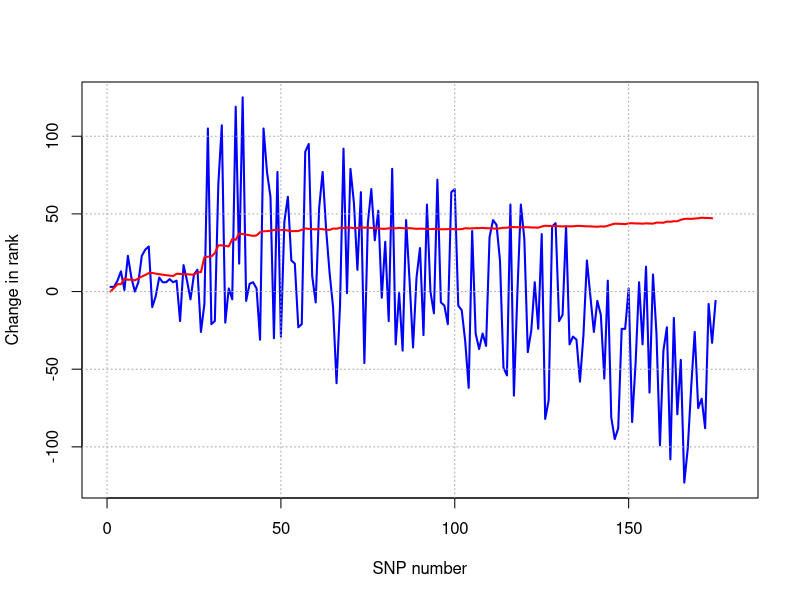
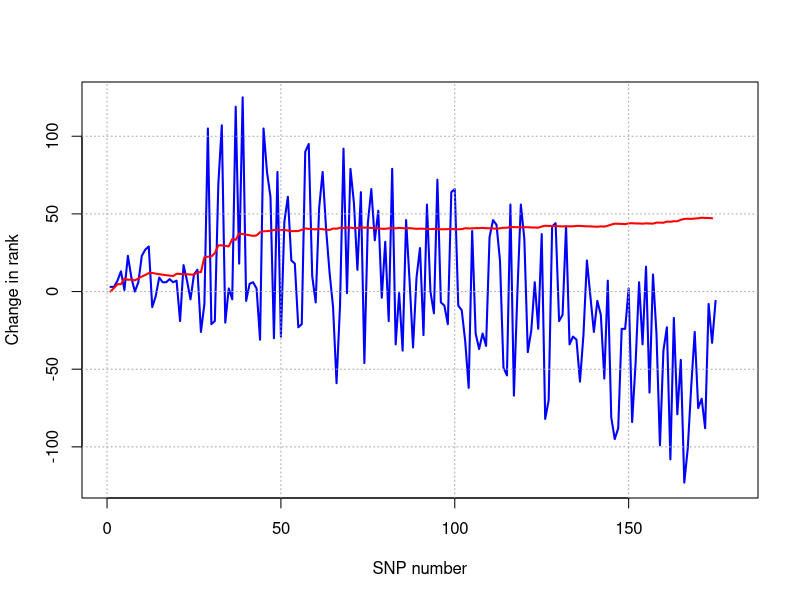
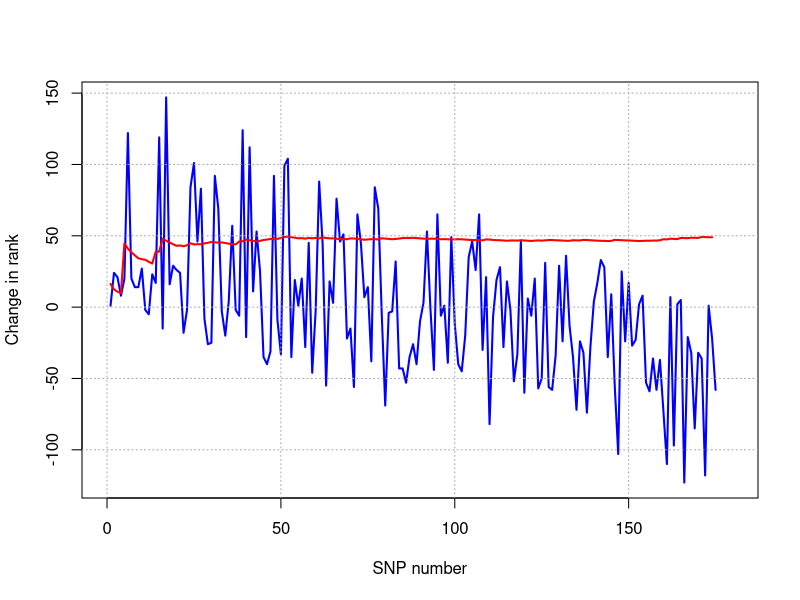
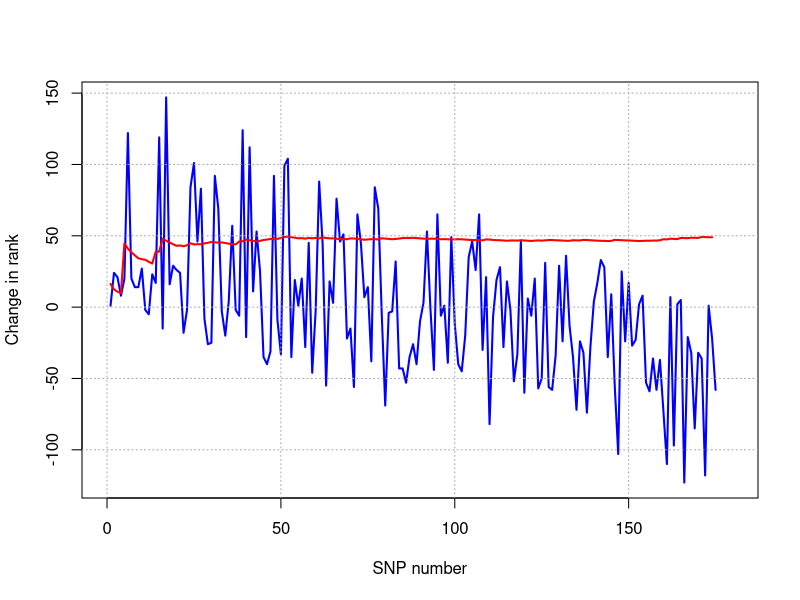

Generate these figures, in order, with R:
#this is important, all function look for "dat" objtect
dat = read.csv('ranking.csv')

########### RANK VARIATION CHARTS ###########
do_plot = function (series1, series2, filename){
  line_width = 2
  mycols = c('blue', 'red')
  #the ratio of exported image dimensions
  ratio = 6/10
  
  #we export two images, a pdf and a png
  pdf(file=paste(sep='', filename, '.pdf'), width=10, height=10*ratio, pointsize=16)
  plot(
    x=1:175,
    y=series1, 
    type='l', lwd=line_width,
    xlab='SNP number', ylab='Change in rank', col=mycols[1], 
    xlim=c(0,180))
  if (!is.null(series2)){
    lines(series2, col=mycols[2], lwd=line_width)
  }
  grid(col='dark grey')
  dev.off()
  
  png(file=paste(sep='', filename, '.png'), width=591, height=591*ratio, pointsize=16)
  plot(
    x=1:175,
    y=series1, 
    type='l', lwd=line_width,
    xlab='SNP number', ylab='Change in rank', col=mycols[1], 
    xlim=c(0,180))
  if (!is.null(series2)){
    lines(series2, col=mycols[2], lwd=line_width)
  }
  grid(col='dark grey')
  dev.off()
}

#examining GWAS -> BOSS
#computing cumulative variance
stdev = matrix(ncol=1, nrow=174)
for (i in 2:175){
  stdev[i-1] = sd(dat$GWAS..BOSS[1:i])
}
#and plotting it together with snp change
do_plot(dat$GWAS..BOSS, stdev, 'SNP_variance-BOSS')

#same thing on gain ratio -> BOSS
#computing cumulative variance
stdev = matrix(ncol=1, nrow=174)
for (i in 2:175){
  stdev[i-1] = sd(dat$GainRatio..BOSS[1:i])
}
#and plotting it together with snp change
do_plot(dat$GainRatio..BOSS, stdev, 'Gain_Ratio-BOSS')

############ SPEARMAN CORRELATION MATRIX #############
#quick function for spearman correlation calculation, given our
#particular ranking representation
spearmanCorr = function (data1, data2){
  elems = length(data1)[1] 
  res = matrix(nrow=elems)
  for (i in 1:elems){
    res[i] = which(data2==data1[i]) - i
  }
  res = sum(res * res) * 6
  res = res / (elems * (elems*elems - 1))
  
  return (1-res)
}

spears_BOSS = data.frame(
  BOSS = spearmanCorr(dat$BOSS, dat$BOSS),
  SNP_variance = spearmanCorr(dat$BOSS, dat$GWAS),
  gain_ratio = spearmanCorr(dat$BOSS, dat$GainRatio_10_fold)
)
spears_GWAS = data.frame(
  BOSS = spearmanCorr(dat$GWAS, dat$BOSS),
  SNP_variance = spearmanCorr(dat$GWAS, dat$GWAS),
  gain_ratio = spearmanCorr(dat$GWAS, dat$GainRatio_10_fold)
)
spears_gain = data.frame(
  BOSS = spearmanCorr(dat$GainRatio_10_fold, dat$BOSS),
  SNP_variance = spearmanCorr(dat$GainRatio_10_fold, dat$GWAS),
  gain_ratio = spearmanCorr(dat$GainRatio_10_fold, dat$GainRatio_10_fold)
)

spears = rbind(spears_BOSS, spears_GWAS, spears_gain)
rownames(spears) = c('BOSS', 'SNP_variance', 'gain_ratio')

write.table(x=spears, 'spearman_correlations.txt')
